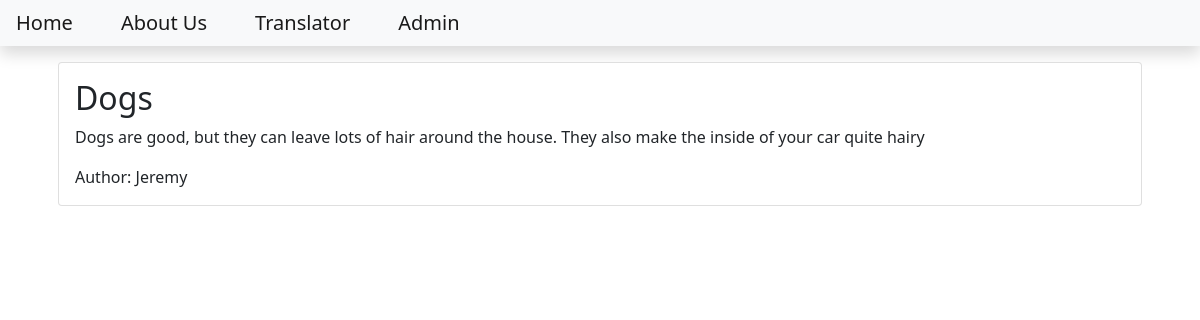
Page /dogs on the earlier database version.
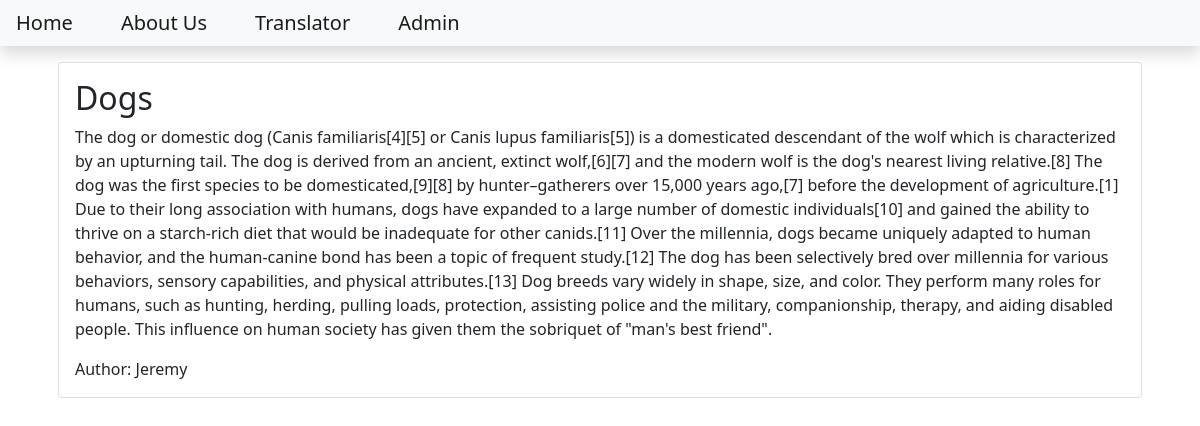
Same page on the later database version.
### blog/models.py (models this page shows, shortened)
class Post(models.Model): # JW Created
    title = models.CharField(max_length=200)
    content = models.TextField()
    date_created = models.DateTimeField(auto_now_add=True)
    slug = models.SlugField(max_length=200, unique=True)
    author = models.ForeignKey(to=User, on_delete=models.CASCADE) # (on_delete Cascade) will delete all the blog posts for the user if the user is deleted from the user DB table
    status = models.IntegerField(choices=STATUS, default=0)

### blog/views.py (the view)
# urls.py: path('<slug:slug>', views.BlogView.as_view(), name='blog_view'),
class BlogView(generic.DetailView):
    model = Post
    template_name = 'blog.html'

### templates/blog.html
{% extends 'base.html' %}
{% block content %}
<div class="container">
        <div class="card m-3">
        <div class="card-body">
                <h2 class="card-title">
                {{object.title}}
                </h2>
                <p class="card-text">
                {{object.content}}
                </p>
                <p class="card-text">
                Author: {{object.author | title}}
                </p>
        </div>
        </div>
{% endblock content %}

Differences in the rows shown:
changed Post "Dogs": content "Dogs are good, but they can leave lots of hair around the house. They also make the inside of your car quite hairy" → "The dog or domestic dog (Canis familiaris[4][5] or Canis lupus familiaris[5]) is a domesticated descendant of the wolf which is characterized by an upturning tail. The dog is derived from an ancient, extinct wolf,[6][7] and the modern wolf is the dog's nearest living relative.[8] The dog was the first species to be domesticated,[9][8] by hunter–gatherers over 15,000 years ago,[7] before the development of agriculture.[1] Due to their long association with humans, dogs have expanded to a large number of domestic individuals[10] and gained the ability to thrive on a starch-rich diet that would be inadequate for other canids.[11] Over the millennia, dogs became uniquely adapted to human…"
